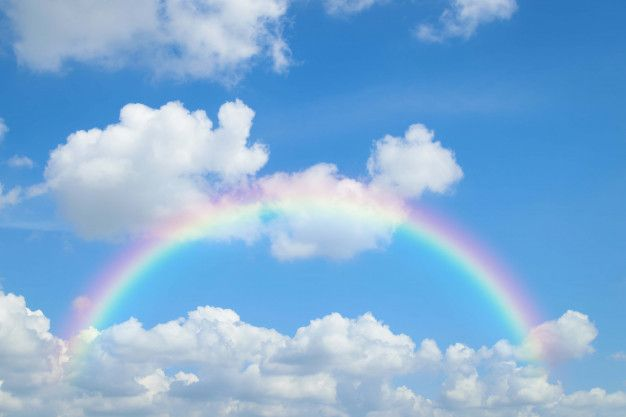
#> input picture XuLyAnh/sky.jpg, 626 x 417 px
$ python laplacian.py   (older library calls are emulated)
#> lines starting #> are read from the running program, lines starting #| are printed output that depends on the picture
#> further down, img is the input picture: shape (417, 626, 3); mean B, G, R 216.2, 174.9, 129
import cv2
import numpy as np
from matplotlib import pyplot as plt

def laplacian_filter(image):
    # Chuyển đổi ảnh sang ảnh xám
    gray_image = cv2.cvtColor(image, cv2.COLOR_BGR2GRAY)
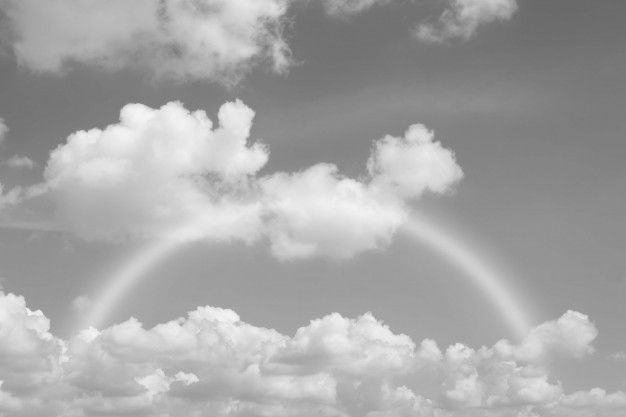
#> gray_image: shape (417, 626); min 104, max 254, mean 165.9

    # Áp dụng bộ lọc Laplacian
    laplacian_result = cv2.Laplacian(gray_image, cv2.CV_64F)
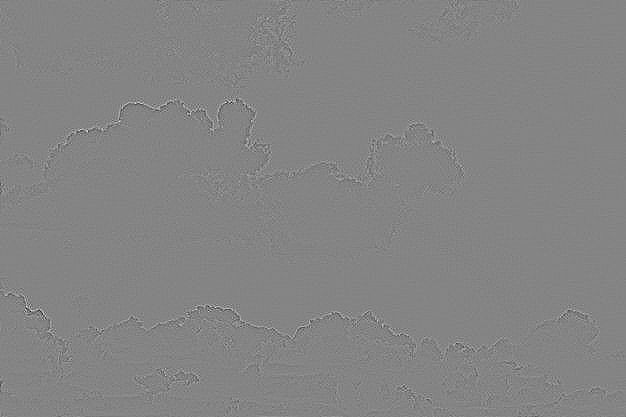
#> laplacian_result: shape (417, 626) float64; min -124, max 115, mean 0; drawn with min black and max white

    # Chuyển đổi kết quả về giá trị tuyệt đối và kiểu uint8 để hiển thị
    laplacian_result = np.abs(laplacian_result).astype(np.uint8)
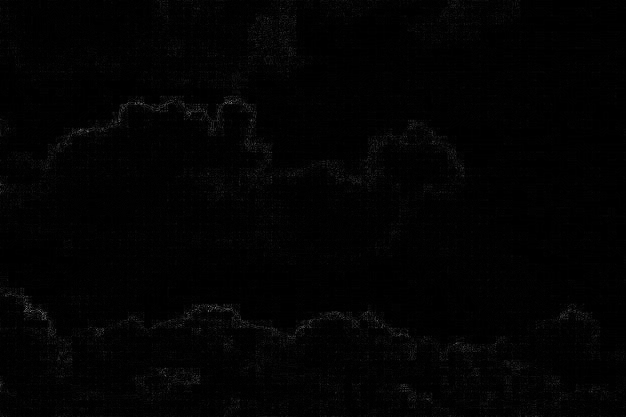
#> laplacian_result: shape (417, 626); min 0, max 124, mean 2.6

    return laplacian_result

# Đọc ảnh đầu vào
img_path = 'sky.jpg'
img = cv2.imread(img_path)

# Áp dụng bộ lọc Laplacian
laplacian_img = laplacian_filter(img)

# Hiển thị ảnh gốc và ảnh đã xử lý bằng bộ lọc Laplacian
plt.subplot(121), plt.imshow(cv2.cvtColor(img, cv2.COLOR_BGR2RGB)), plt.title('Original Image')
plt.subplot(122), plt.imshow(laplacian_img, cmap='gray'), plt.title('Laplacian Filter')
plt.show()
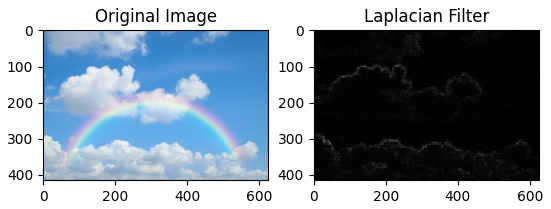
#> figure drawn by matplotlib, 2 panels
